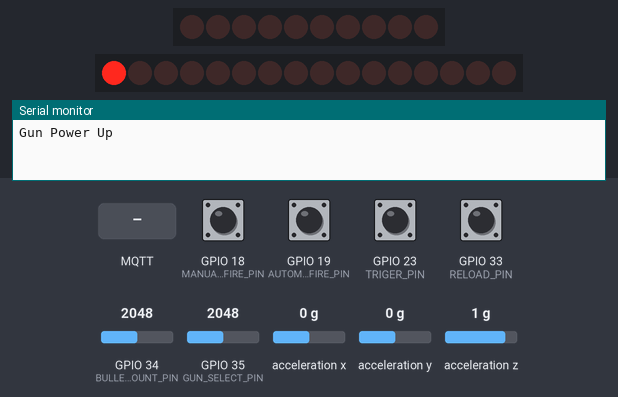
Simulated run of this program. Board: ESP32. On the bench: 10 shift-register outputs drawn as a row of LEDs (first output left, lit = HIGH), 16 shift-register outputs drawn as a row of LEDs (first output left, lit = HIGH), the last lines printed to the serial monitor. Wiring (from diagram.json): 2 × shift register (74HC595): data GPIO 32; shift clock GPIO 25; latch GPIO 33; row of LEDs: on Q0, Q1, Q2, Q3, Q4, Q5, Q6, Q7, Q8, Q9. Wiring (inferred from the names in the program): MPU-6050 motion sensor at I2C address 0x68; 2 × shift register (74HC595): data GPIO 27; shift clock GPIO 26. Wiring (inferred from the signals the program sends): row of LEDs: on Q0, Q1, Q2, Q3, Q4, Q5, Q6, Q7, Q8, Q9, Q10, Q11, Q12, Q13, Q14, Q15. Inputs (shaded band) come from the test bench; at power-on: GPIO 18 (MANUAL_FIRE_PIN), GPIO 19 (AUTOMATIC_FIRE_PIN), GPIO 23 (TRIGER_PIN), GPIO 33 (RELOAD_PIN) HIGH, GPIO 34 (BULLET_COUNT_PIN) = 2048, GPIO 35 (GUN_SELECT_PIN) = 2048, acceleration x 0 g, acceleration y 0 g, acceleration z 1 g. WiFi joins after 1.5 s; servers stay silent unless stated; no MQTT or app messages arrive unless stated.

Above: at 0.1 s.
At 0.6 s:
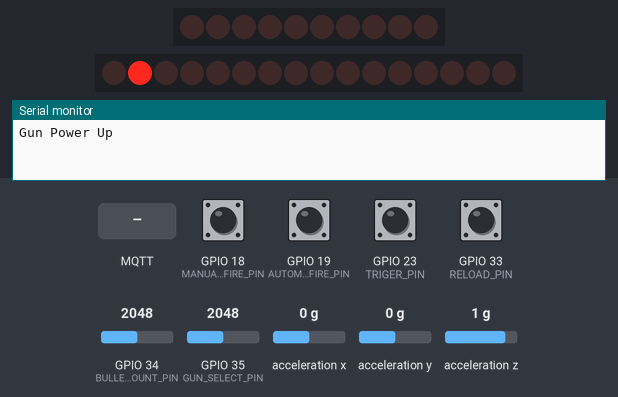
At 7.7 s:
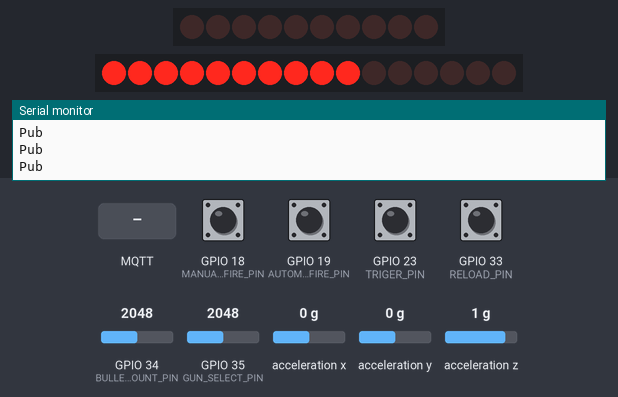
7.8 s: GPIO 18 (MANUAL_FIRE_PIN) pulled LOW for 0.15 s
9.4 s: GPIO 19 (AUTOMATIC_FIRE_PIN) pulled LOW for 0.15 s
11.0 s: GPIO 23 (TRIGER_PIN) pulled LOW for 0.15 s
12.6 s: GPIO 33 (RELOAD_PIN) pulled LOW for 0.15 s
14.2 s: MQTT message "1" arrives on the first subscribed topic
Timing chart, 0 to 16.7 s (numbered marks = the images above; inputs shaded):
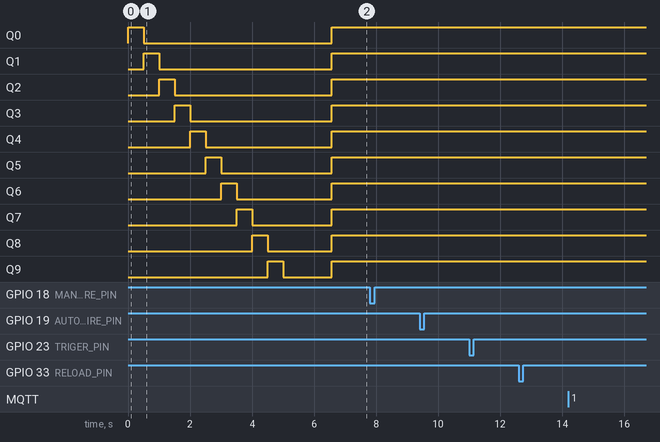

The program:

main.cpp
```cpp
#include <Adafruit_MPU6050.h>
#include <Adafruit_Sensor.h>
#include <Wire.h>
#include <WiFi.h>
#include <PubSubClient.h>
#include <WiFiClientSecure.h>
// #include <WiFiClient.h>
#include <ArduinoJson.h>
#include <ShiftRegister74HC595.h>

#include "../lib/Secrets.h"

// Define PINs
#define MANUAL_FIRE_PIN 18 // 2 Way Switch terminal 1
#define AUTOMATIC_FIRE_PIN 19 // 2 Way Switch terminal 2
// PIN 21 & 22 used for gyrp
#define TRIGER_PIN 23 // Push Button
#define LATCH_PIN 25 // Shift Register
#define CLOCK_PIN 26 // Shift Register
#define DATA_PIN  27 // Shift Register
// #define ZOOM_PIN 32 // Pot 1
#define RELOAD_PIN 33 // IR Sensor
#define BULLET_COUNT_PIN 34 // Pot 2
#define GUN_SELECT_PIN 35 // Pot 3

// Define constants
const int GUN_STEPS = 4095 / 5;
const int BULLET_STEPS = 4095 / 10;
const IPAddress dns(8, 8, 8, 8); // Google's DNS server
const int MPU_addr = 0x68;
const int numberOfShiftRegisters = 2;

// Variables Declaration
volatile unsigned long lastInterruptTime = 0;
volatile unsigned long lastTime = 0;
byte bulletsLEDs = 0b1111111111;
int gunCategory = 1;
int bulletVal = 1;
// int zoomVal = 100;
int gunMod = 0;
bool trigerState = 0;
bool reloadState = 0;
bool gunModeStatus = 0;
sensors_event_t a, g, temp;
// int zoomPotVal; // Pot 1
int bulletPotVal; // Pot 2
int gunPotVal; // Pot 3
double roll;
double pitch;
int16_t AcX, AcY, AcZ;
int bullets = 10;

// Define offsets of Gyro
// float accel_x_offset = 0.0;
// float accel_y_offset = 0.0;
// float accel_z_offset = 0.0;
// float gyro_x_offset = 0.0;
// float gyro_y_offset = 0.0;
// float gyro_z_offset = 0.0;

// Create MPU Object
// Adafruit_MPU6050 mpu;

// WIFI Client
WiFiClientSecure net = WiFiClientSecure();
// WiFiClient net;

// MQTT Client
PubSubClient client(net);

// Connect to the shift register
ShiftRegister74HC595<numberOfShiftRegisters> sr (DATA_PIN, CLOCK_PIN, LATCH_PIN);

// void calibrateSensor() {
//   // Calibration variables
//   int32_t accel_x, accel_y, accel_z;
//   int32_t gyro_x, gyro_y, gyro_z;
//   int16_t count = 0;
//   double tempSumAccel = 0, tempSumGyro = 0;

//   // Calibrate accelerometer
//   while (count < 1000) {
//     // mpu.getEvent(&a, &g, &temp);

//     accel_x += a.acceleration.x;
//     accel_y += a.acceleration.y;
//     accel_z += a.acceleration.z;

//     gyro_x += g.gyro.x;
//     gyro_y += g.gyro.y;
//     gyro_z += g.gyro.z;

//     count++;
//   }

  // Calculate average offset
  // accel_x_offset = accel_x / count;
  // accel_y_offset = accel_y / count;
  // accel_z_offset = (accel_z / count) + 16384;

  // gyro_x_offset = gyro_x / count;
  // gyro_y_offset = gyro_y / count;
  // gyro_z_offset = gyro_z / count;
// }

// Get Potentiameter values
void getPolVal(){
  // zoomPotVal = analogRead(ZOOM_PIN);
  bulletPotVal = analogRead(BULLET_COUNT_PIN);
  gunPotVal = analogRead(GUN_SELECT_PIN);

  // zoomVal = (zoomPotVal / 4095.0) * 100;
  bulletVal = bulletPotVal / BULLET_STEPS + 1;
  gunCategory = gunPotVal / GUN_STEPS + 1;
}

void getGyro(){
  // mpu.getEvent(&a, &g, &temp);

  // Get data
  // double ax = a.acceleration.x - accel_x_offset ;
  // double ay = a.acceleration.y - accel_y_offset;
  // double az = a.acceleration.z - accel_z_offset;
  Wire.beginTransmission(MPU_addr);
  Wire.write(0x3B);
  Wire.endTransmission(false);
  Wire.requestFrom(MPU_addr, 6, true);
  AcX = Wire.read() << 8 | Wire.read();
  AcY = Wire.read() << 8 | Wire.read();
  AcZ = Wire.read() << 8 | Wire.read();

  double Ax = AcX / 16384.0;
  double Ay = AcY / 16384.0;
  double Az = AcZ / 16384.0;

  // Calculate roll and pitch
  // roll = atan2(ay, az) * RAD_TO_DEG;
  // pitch = atan2(-ax, sqrt(ay * ay + az * az)) * RAD_TO_DEG;
  // roll  = atan2(Ay, Az) * 180 / PI;
  // pitch = atan2(Ax, sqrt(Ay * Ay + Az * Az)) * 180 / PI;
   roll  = atan2(-Az, Ay) * 180 / PI;
   pitch = atan2(Ax, sqrt(Ay * Ay + Az * Az)) * 180 / PI;
}

// TODO: Implement middle 0 functionallity
void IRAM_ATTR setManuvalFire(){
  Serial.println("Manuval Fire");
  gunMod = 1;
  gunModeStatus = 1;
}

void IRAM_ATTR setAutomaticFire(){
  Serial.println("Automatic Fire");
  gunMod = -1;
  gunModeStatus = 1;
}

void IRAM_ATTR setTriger(){
  unsigned long interruptTime = millis();
  if (interruptTime - lastInterruptTime > 50){
    trigerState = 1;
    bullets--;
  }
  lastInterruptTime = interruptTime;
}

void IRAM_ATTR setReload(){
  unsigned long interruptTime = millis();
  if (interruptTime - lastInterruptTime > 100){
    reloadState = 1;
    bullets = 10;
  }
  lastInterruptTime = interruptTime;
}

// Show the bullet count on LED bar
void updateBullets(){
  // Deduct the buller
  bulletsLEDs = bulletsLEDs << 1;

  // Write on shift register
  // digitalWrite(LATCH_PIN, LOW);
  // shiftOut(DATA_PIN, CLOCK_PIN, LSBFIRST, bulletsLEDs);
  // digitalWrite(LATCH_PIN, HIGH);
  for (int i = 0; i < 10; i++) {
    sr.set(i, LOW);
  }
  for (int i = 0; i < bullets; i++) {
    sr.set(i, HIGH);
  }
}

// TODO: implement ISR for trigure
void updateShiftRegister()
{
  client.publish(PUBLISH_TOPIC, "ISR");
  updateBullets();
}


// Connect to WIFI
void connectWIFI(){
  WiFi.mode(WIFI_STA);
  // WiFi.config(INADDR_NONE, INADDR_NONE, dns);
  WiFi.begin(WIFI_SSID, WIFI_PASSWORD);

  Serial.println("Connecting to Wi-Fi");

  while (WiFi.status() != WL_CONNECTED){
    delay(500);
    Serial.print(".");
  }
  Serial.println();
}

// Connect to AWS
void connectAWS(){
  Serial.println("Connecting to AWS IOT");

  while (!client.connect(THINGNAME)){
    Serial.print(".");
    delay(100);
  }

  if (!client.connected()){
    Serial.println("AWS IoT Timeout!");
    return;
  }

  // Subscribe to a topic
  // client.subscribe(SUBSCRIBE_TOPIC);

  Serial.println("AWS IoT Connected!");
}

void initLED(){
  for (int i = 0; i < 10; i++) {
    // Turn on the current LED
    sr.set(i, HIGH);

    // Wait for a bit
    delay(500);

    // Turn off the current LED
    sr.set(i, LOW);
  }

}
// TODO: Implement message handling
void publishMessage(){
  // Get Data
  getPolVal();
  getGyro();

  StaticJsonDocument<200> doc;

  doc["gyrox"] = String(roll);
  doc["gyroy"] = String(pitch);
  // doc["BulletVal"] = bulletVal;
  // doc["ZoomVal"] = zoomVal;
  doc["gunid"] = "gun1";
  doc["guncategory"] = String(gunCategory);

  char jsonBuffer[512];
  serializeJson(doc, jsonBuffer); // print to client

  client.publish(PUBLISH_TOPIC, jsonBuffer);
  // Serial.println("Published");
}

void messageHandler(char* topic, byte* payload, unsigned int length)
{
  Serial.print("incoming: ");
  Serial.println(topic);

  StaticJsonDocument<200> doc;
  deserializeJson(doc, payload);

  int health = doc["health"].as<int>();
  int ammo = doc["ammo"].as<int>();

  Serial.print("Health: ");
  Serial.println(health);
  Serial.print("Ammo: ");
  Serial.println(ammo);
}

void setup(void) {
  Serial.begin(115200);

  // Pin Mode Definition
  pinMode(LATCH_PIN, OUTPUT);
  pinMode(DATA_PIN, OUTPUT);
  pinMode(CLOCK_PIN, OUTPUT);
  pinMode(RELOAD_PIN, INPUT_PULLUP);
  pinMode(MANUAL_FIRE_PIN, INPUT_PULLUP);
  pinMode(AUTOMATIC_FIRE_PIN, INPUT_PULLUP);
  pinMode(TRIGER_PIN, INPUT_PULLUP);

  attachInterrupt(digitalPinToInterrupt(MANUAL_FIRE_PIN), setManuvalFire, FALLING);
  attachInterrupt(digitalPinToInterrupt(AUTOMATIC_FIRE_PIN), setAutomaticFire, FALLING);
  attachInterrupt(digitalPinToInterrupt(TRIGER_PIN), setTriger, FALLING);
  attachInterrupt(digitalPinToInterrupt(RELOAD_PIN), setReload, FALLING);

  sr.setAllLow();

  Wire.begin();
  Wire.beginTransmission(MPU_addr);
  Wire.write(0x6B);
  Wire.write(0);
  Wire.endTransmission(true);

  Serial.println("Gun Power Up");
  initLED();
  // Try to initialize mpu
  // if (!mpu.begin()) {
  //   Serial.println("Failed to find MPU6050 chip");
    // while (1) {
    //   Serial.print(".");
    //   delay(10);
    // }
  // }
  // Serial.println("MPU6050 Found!");

  // Configure MPU
  // mpu.setAccelerometerRange(MPU6050_RANGE_2_G);
  // mpu.setGyroRange(MPU6050_RANGE_250_DEG);
  // mpu.setFilterBandwidth(MPU6050_BAND_44_HZ);

  // Calibrate mpu
  // calibrateSensor();

  // Configure the Broker
  // Configure WiFiClientSecure to use the AWS IoT device credentials
  net.setCACert(AWS_CERT_CA);
  net.setCertificate(AWS_CERT_CRT);
  net.setPrivateKey(AWS_CERT_PRIVATE);

   // Connect to WIFI
  connectWIFI();

  Serial.print("WiFi status: ");
  Serial.println(WiFi.status());

  // Connect to the MQTT broker on the AWS endpoint we defined earlier
  client.setServer(AWS_IOT_ENDPOINT, AWS_IOT_PORT);

  // Create a message handler
  client.setCallback(messageHandler);

  // Connect to AWS
  connectAWS();
  client.subscribe(SUBSCRIBE_TOPIC);

  Serial.println("");

  // Initialize the gun
  // client.publish(PUBLISH_TOPIC, "Hello from ESP32");
  getPolVal();
  updateBullets();
}

void loop() {
  if (!client.connected()) {
    connectAWS();
    delay(500);
  } else {
    client.loop();
  }
  /* Get new sensor events with the readings */
  if (trigerState){
    Serial.println("Triger");
    Serial.println(bulletVal);
    Serial.println(gunMod);
    StaticJsonDocument<200> doc;

    doc["fire"] = "1";
    doc["gunid"] = "gun1";

    char jsonBuffer[512];
    serializeJson(doc, jsonBuffer);
    if (gunMod == -1){
      for (int i = 1; i < bulletVal; i++){
        Serial.println("Triger l");
        client.publish(ISRFIRE_PUBLISH_TOPIC, jsonBuffer);
        delay(100);
      }
    }else{
      client.publish(ISRFIRE_PUBLISH_TOPIC, jsonBuffer);
    }
    trigerState = 0;
  }
  if (reloadState){
    Serial.println("Reload");
    //client.publish(ISRRELOAD_PUBLISH_TOPIC, "1");
    reloadState = 0;
  }
  if (gunModeStatus){
    Serial.println("Gun Mode");
    // client.publish(ISRMODE_PUBLISH_TOPIC, String(gunMod).c_str());
    gunModeStatus = 0;
  }
  unsigned long time = millis();
  if (time - lastTime > 200){
    publishMessage();
    Serial.println("Pub");
    lastTime = time;
  }
}
```
